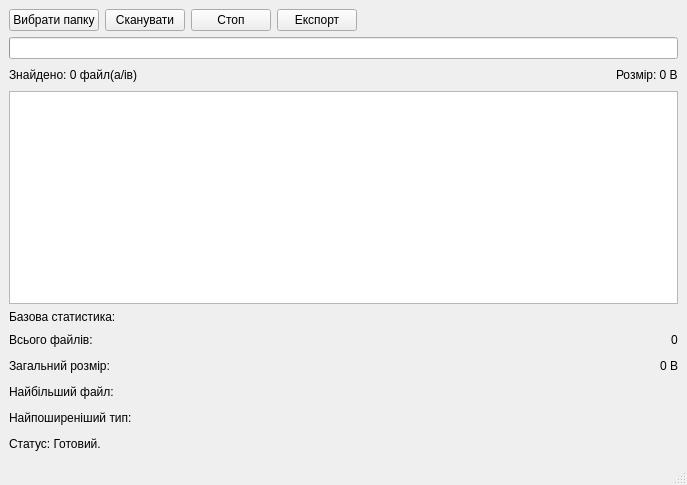
<?xml version="1.0" encoding="UTF-8"?>
<ui version="4.0">
 <class>MainWindow</class>
 <widget class="QMainWindow" name="MainWindow">
  <property name="geometry">
   <rect>
    <x>0</x>
    <y>0</y>
    <width>687</width>
    <height>485</height>
   </rect>
  </property>
  <property name="windowTitle">
   <string>File Analyzer</string>
  </property>
  <widget class="QWidget" name="centralwidget">
   <layout class="QVBoxLayout" name="verticalLayout" stretch="0,0,0,1,0,0">
    <item>
     <layout class="QHBoxLayout" name="controlsLayout">
      <item>
       <widget class="QPushButton" name="selectButton">
        <property name="text">
         <string>Вибрати папку</string>
        </property>
       </widget>
      </item>
      <item>
       <widget class="QPushButton" name="scanButton">
        <property name="text">
         <string>Сканувати</string>
        </property>
       </widget>
      </item>
      <item>
       <widget class="QPushButton" name="stopButton">
        <property name="text">
         <string>Стоп</string>
        </property>
       </widget>
      </item>
      <item>
       <widget class="QPushButton" name="exportButton">
        <property name="text">
         <string>Експорт</string>
        </property>
       </widget>
      </item>
      <item>
       <spacer name="spacer">
        <property name="orientation">
         <enum>Qt::Orientation::Horizontal</enum>
        </property>
        <property name="sizeHint" stdset="0">
         <size>
          <width>40</width>
          <height>20</height>
         </size>
        </property>
       </spacer>
      </item>
     </layout>
    </item>
    <item>
     <widget class="QProgressBar" name="progressBar">
      <property name="textVisible">
       <bool>false</bool>
      </property>
     </widget>
    </item>
    <item>
     <layout class="QHBoxLayout" name="statsLayout">
      <item>
       <widget class="QLabel" name="barFilesCount">
        <property name="text">
         <string>Знайдено: 0 файл(а/ів)</string>
        </property>
       </widget>
      </item>
      <item>
       <spacer name="horizontalSpacer_5">
        <property name="orientation">
         <enum>Qt::Orientation::Horizontal</enum>
        </property>
        <property name="sizeHint" stdset="0">
         <size>
          <width>40</width>
          <height>20</height>
         </size>
        </property>
       </spacer>
      </item>
      <item>
       <widget class="QLabel" name="barTotalSize">
        <property name="text">
         <string>Розмір: 0 B</string>
        </property>
       </widget>
      </item>
     </layout>
    </item>
    <item>
     <widget class="QTableWidget" name="fileTable"/>
    </item>
    <item>
     <layout class="QVBoxLayout" name="basicStatsLayout">
      <item>
       <widget class="QLabel" name="label_9">
        <property name="text">
         <string>Базова статистика:</string>
        </property>
       </widget>
      </item>
      <item>
       <layout class="QHBoxLayout" name="filesCountLayout">
        <item>
         <widget class="QLabel" name="label_4">
          <property name="text">
           <string>Всього файлів:</string>
          </property>
         </widget>
        </item>
        <item>
         <spacer name="horizontalSpacer_4">
          <property name="orientation">
           <enum>Qt::Orientation::Horizontal</enum>
          </property>
          <property name="sizeHint" stdset="0">
           <size>
            <width>40</width>
            <height>20</height>
           </size>
          </property>
         </spacer>
        </item>
        <item>
         <widget class="QLabel" name="filesCount">
          <property name="text">
           <string>0</string>
          </property>
         </widget>
        </item>
       </layout>
      </item>
      <item>
       <layout class="QHBoxLayout" name="horizontalLayout_3">
        <item>
         <widget class="QLabel" name="label_5">
          <property name="text">
           <string>Загальний розмір:</string>
          </property>
         </widget>
        </item>
        <item>
         <spacer name="horizontalSpacer_3">
          <property name="orientation">
           <enum>Qt::Orientation::Horizontal</enum>
          </property>
          <property name="sizeHint" stdset="0">
           <size>
            <width>40</width>
            <height>20</height>
           </size>
          </property>
         </spacer>
        </item>
        <item>
         <widget class="QLabel" name="totalSize">
          <property name="text">
           <string>0 B</string>
          </property>
         </widget>
        </item>
       </layout>
      </item>
      <item>
       <layout class="QHBoxLayout" name="horizontalLayout">
        <item>
         <widget class="QLabel" name="label_3">
          <property name="text">
           <string>Найбільший файл:</string>
          </property>
         </widget>
        </item>
        <item>
         <spacer name="horizontalSpacer">
          <property name="orientation">
           <enum>Qt::Orientation::Horizontal</enum>
          </property>
          <property name="sizeHint" stdset="0">
           <size>
            <width>40</width>
            <height>20</height>
           </size>
          </property>
         </spacer>
        </item>
        <item>
         <widget class="QLabel" name="largestFile">
          <property name="text">
           <string/>
          </property>
         </widget>
        </item>
       </layout>
      </item>
      <item>
       <layout class="QHBoxLayout" name="horizontalLayout_2">
        <item>
         <widget class="QLabel" name="label_8">
          <property name="text">
           <string>Найпоширеніший тип:</string>
          </property>
         </widget>
        </item>
        <item>
         <spacer name="horizontalSpacer_2">
          <property name="orientation">
           <enum>Qt::Orientation::Horizontal</enum>
          </property>
          <property name="sizeHint" stdset="0">
           <size>
            <width>40</width>
            <height>20</height>
           </size>
          </property>
         </spacer>
        </item>
        <item>
         <widget class="QLabel" name="mostCommonType">
          <property name="text">
           <string/>
          </property>
         </widget>
        </item>
       </layout>
      </item>
     </layout>
    </item>
    <item>
     <layout class="QHBoxLayout" name="statusLayout">
      <item>
       <widget class="QLabel" name="statusLabel">
        <property name="text">
         <string>Статус: Готовий.</string>
        </property>
       </widget>
      </item>
      <item>
       <spacer name="spacer2">
        <property name="orientation">
         <enum>Qt::Orientation::Horizontal</enum>
        </property>
        <property name="sizeHint" stdset="0">
         <size>
          <width>40</width>
          <height>20</height>
         </size>
        </property>
       </spacer>
      </item>
     </layout>
    </item>
   </layout>
  </widget>
  <widget class="QStatusBar" name="statusbar"/>
 </widget>
 <resources/>
 <connections/>
</ui>
